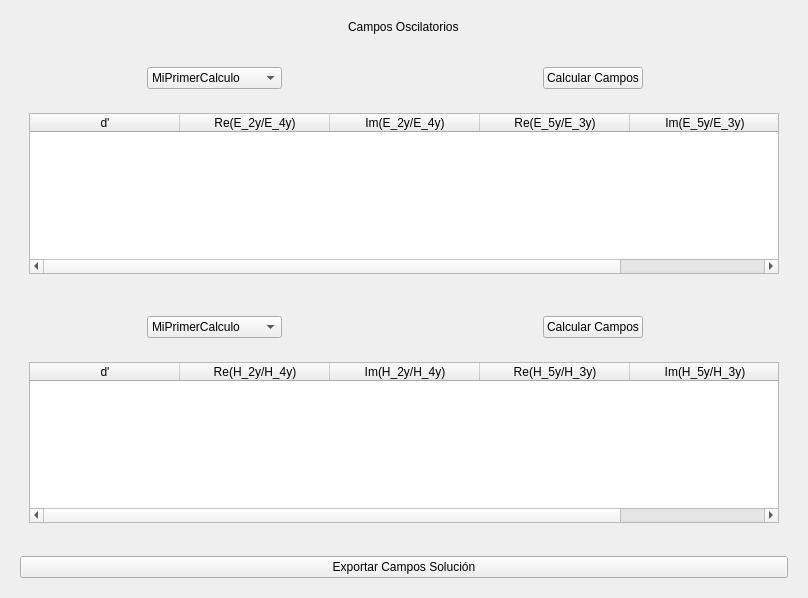
<?xml version="1.0" encoding="UTF-8"?>
<ui version="4.0">
 <class>FieldSessionLayout</class>
 <widget class="QWidget" name="FieldSessionLayout">
  <property name="geometry">
   <rect>
    <x>0</x>
    <y>0</y>
    <width>808</width>
    <height>598</height>
   </rect>
  </property>
  <property name="windowTitle">
   <string>Form</string>
  </property>
  <layout class="QVBoxLayout" name="verticalLayout_3">
   <item>
    <widget class="QWidget" name="field_session_label_container" native="true">
     <layout class="QHBoxLayout" name="horizontalLayout">
      <item alignment="Qt::AlignHCenter">
       <widget class="QLabel" name="field_session_label">
        <property name="text">
         <string>Campos Oscilatorios</string>
        </property>
       </widget>
      </item>
     </layout>
    </widget>
   </item>
   <item>
    <widget class="QWidget" name="first_field_calculation_container" native="true">
     <layout class="QVBoxLayout" name="verticalLayout">
      <item>
       <widget class="QWidget" name="first_field_election_container" native="true">
        <layout class="QHBoxLayout" name="horizontalLayout_2">
         <item alignment="Qt::AlignHCenter">
          <widget class="QComboBox" name="first_field_combo">
           <item>
            <property name="text">
             <string>MiPrimerCalculo</string>
            </property>
           </item>
           <item>
            <property name="text">
             <string>MiSegundoCalculo</string>
            </property>
           </item>
           <item>
            <property name="text">
             <string>...</string>
            </property>
           </item>
          </widget>
         </item>
         <item alignment="Qt::AlignHCenter">
          <widget class="QPushButton" name="first_field_calculation_button">
           <property name="text">
            <string>Calcular Campos</string>
           </property>
          </widget>
         </item>
        </layout>
       </widget>
      </item>
      <item>
       <widget class="QWidget" name="first_field_solution_container" native="true">
        <layout class="QHBoxLayout" name="horizontalLayout_3">
         <item>
          <widget class="QTableWidget" name="first_field_solution_table">
           <property name="gridStyle">
            <enum>Qt::DotLine</enum>
           </property>
           <attribute name="horizontalHeaderDefaultSectionSize">
            <number>150</number>
           </attribute>
           <attribute name="horizontalHeaderStretchLastSection">
            <bool>true</bool>
           </attribute>
           <attribute name="verticalHeaderStretchLastSection">
            <bool>true</bool>
           </attribute>
           <column>
            <property name="text">
             <string>d'</string>
            </property>
            <property name="textAlignment">
             <set>AlignHCenter|AlignTop</set>
            </property>
           </column>
           <column>
            <property name="text">
             <string>Re(E_2y/E_4y)</string>
            </property>
            <property name="textAlignment">
             <set>AlignHCenter|AlignVCenter|AlignCenter</set>
            </property>
           </column>
           <column>
            <property name="text">
             <string>Im(E_2y/E_4y)</string>
            </property>
            <property name="textAlignment">
             <set>AlignHCenter|AlignVCenter|AlignCenter</set>
            </property>
           </column>
           <column>
            <property name="text">
             <string>Re(E_5y/E_3y)</string>
            </property>
            <property name="textAlignment">
             <set>AlignHCenter|AlignVCenter|AlignCenter</set>
            </property>
           </column>
           <column>
            <property name="text">
             <string>Im(E_5y/E_3y)</string>
            </property>
            <property name="textAlignment">
             <set>AlignHCenter|AlignVCenter|AlignCenter</set>
            </property>
           </column>
          </widget>
         </item>
        </layout>
       </widget>
      </item>
     </layout>
    </widget>
   </item>
   <item>
    <widget class="QWidget" name="second_field_calculation_container" native="true">
     <layout class="QVBoxLayout" name="verticalLayout_2">
      <item>
       <widget class="QWidget" name="second_field_election_container" native="true">
        <layout class="QHBoxLayout" name="horizontalLayout_5">
         <item alignment="Qt::AlignHCenter">
          <widget class="QComboBox" name="second_field_combo">
           <item>
            <property name="text">
             <string>MiPrimerCalculo</string>
            </property>
           </item>
           <item>
            <property name="text">
             <string>MiSegundoCalculo</string>
            </property>
           </item>
           <item>
            <property name="text">
             <string>...</string>
            </property>
           </item>
          </widget>
         </item>
         <item alignment="Qt::AlignHCenter">
          <widget class="QPushButton" name="second_field_calculation_button">
           <property name="text">
            <string>Calcular Campos</string>
           </property>
          </widget>
         </item>
        </layout>
       </widget>
      </item>
      <item>
       <widget class="QWidget" name="eh53_container" native="true">
        <layout class="QHBoxLayout" name="horizontalLayout_6">
         <item>
          <widget class="QTableWidget" name="second_field_solution_table">
           <property name="horizontalScrollMode">
            <enum>QAbstractItemView::ScrollPerItem</enum>
           </property>
           <attribute name="horizontalHeaderDefaultSectionSize">
            <number>150</number>
           </attribute>
           <attribute name="horizontalHeaderMinimumSectionSize">
            <number>10</number>
           </attribute>
           <attribute name="horizontalHeaderStretchLastSection">
            <bool>false</bool>
           </attribute>
           <attribute name="verticalHeaderCascadingSectionResizes">
            <bool>false</bool>
           </attribute>
           <attribute name="verticalHeaderStretchLastSection">
            <bool>true</bool>
           </attribute>
           <column>
            <property name="text">
             <string>d'</string>
            </property>
            <property name="textAlignment">
             <set>AlignHCenter|AlignVCenter|AlignCenter</set>
            </property>
           </column>
           <column>
            <property name="text">
             <string>Re(H_2y/H_4y)</string>
            </property>
            <property name="textAlignment">
             <set>AlignHCenter|AlignVCenter|AlignCenter</set>
            </property>
           </column>
           <column>
            <property name="text">
             <string>Im(H_2y/H_4y)</string>
            </property>
            <property name="textAlignment">
             <set>AlignHCenter|AlignVCenter|AlignCenter</set>
            </property>
           </column>
           <column>
            <property name="text">
             <string>Re(H_5y/H_3y)</string>
            </property>
            <property name="textAlignment">
             <set>AlignHCenter|AlignVCenter|AlignCenter</set>
            </property>
           </column>
           <column>
            <property name="text">
             <string>Im(H_5y/H_3y)</string>
            </property>
            <property name="textAlignment">
             <set>AlignHCenter|AlignVCenter|AlignCenter</set>
            </property>
           </column>
          </widget>
         </item>
        </layout>
       </widget>
      </item>
     </layout>
    </widget>
   </item>
   <item>
    <widget class="QWidget" name="export_field_calculation_button_container" native="true">
     <layout class="QHBoxLayout" name="horizontalLayout_8">
      <item>
       <widget class="QPushButton" name="export_field_calculation_button">
        <property name="text">
         <string>Exportar Campos Solución</string>
        </property>
       </widget>
      </item>
     </layout>
    </widget>
   </item>
  </layout>
 </widget>
 <resources/>
 <connections/>
</ui>
